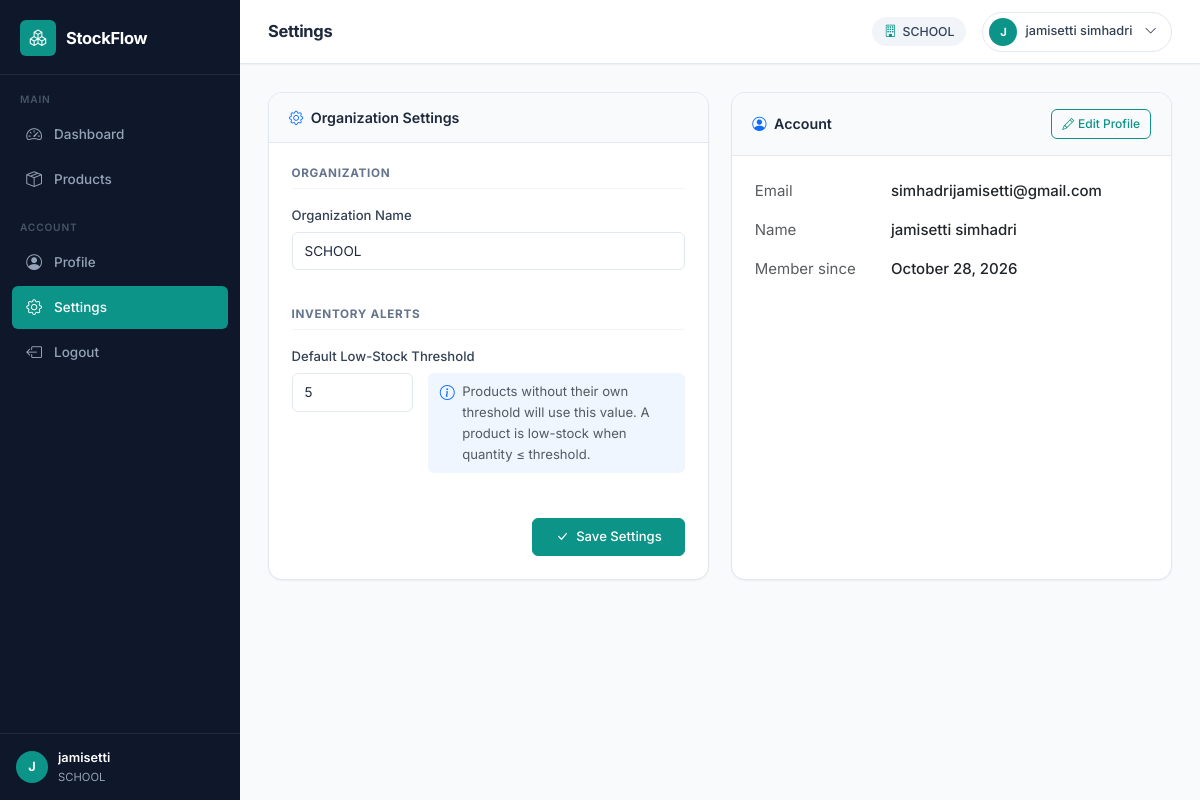
Page /settings/ (signed in) on the committed database.
### inventory/models.py (models this page shows, shortened)
class User(AbstractBaseUser, PermissionsMixin):
    email = models.EmailField(unique=True)
    first_name = models.CharField(max_length=150, blank=True)
    last_name = models.CharField(max_length=150, blank=True)
    is_staff = models.BooleanField(default=False)
    is_active = models.BooleanField(default=True)
    date_joined = models.DateTimeField(default=timezone.now)
    USERNAME_FIELD = 'email'
    REQUIRED_FIELDS = []
    objects = UserManager()
    class Meta:
        verbose_name = 'User'
        verbose_name_plural = 'Users'
    def get_full_name(self):
        full_name = f'{self.first_name} {self.last_name}'.strip()
        return full_name or self.email
    def get_short_name(self):
        return self.first_name or self.email.split('@')[0]

class Organization(models.Model):
    owner = models.OneToOneField(
        User,
        on_delete=models.CASCADE,
        related_name='organization',
    )
    name = models.CharField(max_length=255)
    default_low_stock_threshold = models.PositiveIntegerField(
        default=5,
        validators=[MinValueValidator(0)],
        help_text='Default threshold applied to products without their own threshold.',
    )
    created_at = models.DateTimeField(auto_now_add=True)
    class Meta:
        verbose_name = 'Organization'
        verbose_name_plural = 'Organizations'

### inventory/views.py (the view)
# urls.py: path('settings/', views.settings_view, name='settings'),
@login_required
def settings_view(request):
    org = get_object_or_404(Organization, owner=request.user)
    if request.method == 'POST':
        form = OrganizationSettingsForm(request.POST, instance=org)
        if form.is_valid():
            form.save()
            messages.success(request, 'Settings saved successfully.')
            return redirect('settings')
    else:
        form = OrganizationSettingsForm(instance=org)
    context = {
        'org': org,
        'form': form,
        'page_title': 'Settings',
    }
    return render(request, 'inventory/settings.html', context)

### inventory/forms.py (shortened to what this page needs)
class OrganizationSettingsForm(forms.ModelForm):
    class Meta:
        model = Organization
        fields = ['name', 'default_low_stock_threshold']
        widgets = {
            'name': forms.TextInput(attrs={
                'class': 'form-control',
                'placeholder': 'Your organization name',
            }),
            'default_low_stock_threshold': forms.NumberInput(attrs={
                'class': 'form-control',
                'min': 0,
                'placeholder': '5',
            }),
        }
        labels = {
            'name': 'Organization Name',
            'default_low_stock_threshold': 'Default Low-Stock Threshold',
        }
        help_texts = {
            'default_low_stock_threshold': (
                'Products without their own threshold will use this value. '
                'A product is low-stock when quantity ≤ threshold.'
            ),
        }

### templates/inventory/settings.html (shortened to what this page needs)
{% extends "dashboard_base.html" %}
{% block page_title %}Settings{% endblock %}
{% block content %}
<div class="row g-4 pb-5">
  <div class="col-lg-6">
    <div class="card content-card h-100">
      <div class="card-header content-card-header">
        <h5 class="mb-0">
          <i class="bi bi-gear me-2 text-primary"></i>Organization Settings
        </h5>
      </div>
      <div class="card-body p-4 d-flex flex-column">
        <form method="post" novalidate class="d-flex flex-column flex-grow-1">
          <div class="form-section mb-4">
            <h6 class="form-section-title">Organization</h6>
            <div class="mb-3">
              <label for="{{ form.name.id_for_label }}" class="form-label fw-medium">Organization Name</label>
              {{ form.name }}
            </div>
          </div>
          <div class="form-section mb-4">
            <h6 class="form-section-title">Inventory Alerts</h6>
            <div class="mb-2">
              <label for="{{ form.default_low_stock_threshold.id_for_label }}" class="form-label fw-medium">
                {{ form.default_low_stock_threshold.label }}
              </label>
              <div class="row g-3 align-items-stretch">
                <div class="col-sm-4">
                  {{ form.default_low_stock_threshold }}
                </div>
                <div class="col-sm-8">
                  <div class="settings-help-box h-100">
                    <i class="bi bi-info-circle text-primary me-2 flex-shrink-0"></i>
                    <span class="text-muted small">
                      {{ form.default_low_stock_threshold.help_text }}
                    </span>
                  </div>
                </div>
              </div>
            </div>
          </div>
          <div class="d-flex justify-content-end pt-3 mt-auto">
            <button type="submit" class="btn btn-primary fw-medium px-4">
              <i class="bi bi-check-lg me-2"></i>Save Settings
            </button>
          </div>
        </form>
      </div>
    </div>
  </div>
  <div class="col-lg-6">
    <div class="card content-card h-100">
      <div class="card-header content-card-header d-flex align-items-center justify-content-between">
        <h5 class="mb-0">
          <i class="bi bi-person-circle me-2 text-primary"></i>Account
        </h5>
        <a href="{% url 'profile' %}" class="btn btn-outline-primary btn-sm">
          <i class="bi bi-pencil me-1"></i>Edit Profile
        </a>
      </div>
      <div class="card-body p-4">
        <div class="row g-3">
          <div class="col-sm-4 text-muted">Email</div>
          <div class="col-sm-8 fw-medium text-dark text-break">{{ request.user.email }}</div>
          <div class="col-sm-4 text-muted">Name</div>
          <div class="col-sm-8 fw-medium text-dark">{{ request.user.get_full_name|default:"—" }}</div>
          <div class="col-sm-4 text-muted">Member since</div>
          <div class="col-sm-8 fw-medium text-dark">{{ request.user.date_joined|date:"F j, Y" }}</div>
        </div>
      </div>
    </div>
  </div>
</div>
{% endblock %}

### templates/dashboard_base.html (shortened to what this page needs)
{% extends "base.html" %}
{% block body %}
<div class="app-layout">
  <aside class="sidebar" id="sidebar">
    <div class="sidebar-brand">
      <div class="brand-icon">
        <i class="bi bi-boxes"></i>
      </div>
      <span class="brand-name">StockFlow</span>
    </div>
    <nav class="sidebar-nav">
      <div class="nav-section-label">Main</div>
      <a href="{% url 'dashboard' %}"
         class="sidebar-link {% if request.resolver_match.url_name == 'dashboard' %}active{% endif %}">
        <i class="bi bi-speedometer2"></i>
        <span>Dashboard</span>
      </a>
      <a href="{% url 'product_list' %}"
         class="sidebar-link {% if 'product' in request.resolver_match.url_name %}active{% endif %}">
        <i class="bi bi-box-seam"></i>
        <span>Products</span>
      </a>
      <div class="nav-section-label mt-3">Account</div>
      <a href="{% url 'profile' %}"
         class="sidebar-link {% if request.resolver_match.url_name == 'profile' %}active{% endif %}">
        <i class="bi bi-person-circle"></i>
        <span>Profile</span>
      </a>
      <a href="{% url 'settings' %}"
         class="sidebar-link {% if request.resolver_match.url_name == 'settings' %}active{% endif %}">
        <i class="bi bi-gear"></i>
        <span>Settings</span>
      </a>
      <a href="{% url 'logout' %}" class="sidebar-link sidebar-link--logout">
        <i class="bi bi-box-arrow-left"></i>
        <span>Logout</span>
      </a>
    </nav>
    <a href="{% url 'profile' %}" class="sidebar-user text-decoration-none" title="View Profile">
      <div class="sidebar-user-avatar">
        {{ request.user.get_short_name|slice:":1"|upper }}
      </div>
      <div class="sidebar-user-info">
        <div class="sidebar-user-name">{{ request.user.get_short_name }}</div>
        <div class="sidebar-user-org">{{ org.name|truncatechars:22 }}</div>
      </div>
    </a>
  </aside>
  <main class="main-content">
    <header class="main-header">
      <div class="header-left">
        <h1 class="page-title">{% block page_title %}{% endblock %}</h1>
      </div>
      <div class="header-right">
        <div class="org-badge">
          <i class="bi bi-building"></i>
          <span>{{ org.name }}</span>
        </div>
        <div class="user-menu dropdown">
          <button class="user-menu-btn" type="button" data-bs-toggle="dropdown" aria-expanded="false">
            <div class="user-avatar">{{ request.user.get_short_name|slice:":1"|upper }}</div>
            <span class="d-none d-md-inline">{{ request.user.get_full_name }}</span>
            <i class="bi bi-chevron-down ms-1"></i>
          </button>
        </div>
      </div>
    </header>
    <div class="page-content">
      {% block content %}{% endblock %}
    </div>
  </main>
</div>
{% endblock %}

### rows in the picture
User: user.get_short_name "J", user.get_short_name "jamisetti", user.get_full_name "jamisetti simhadri", user.email "simhadrijamisetti@gmail.com", user.date_joined "October 28, 2026"
Organization: name "SCHOOL", default_low_stock_threshold "5"
